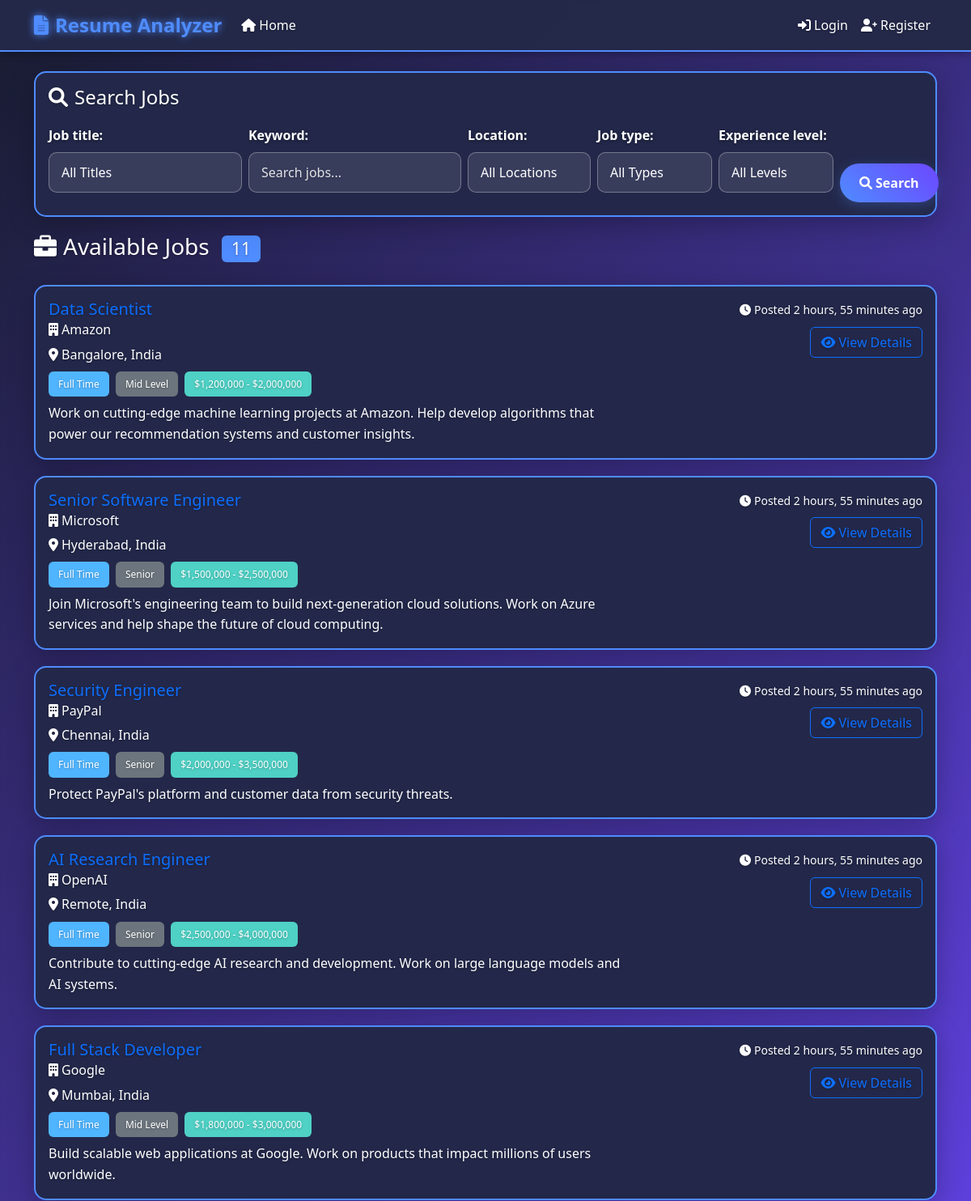
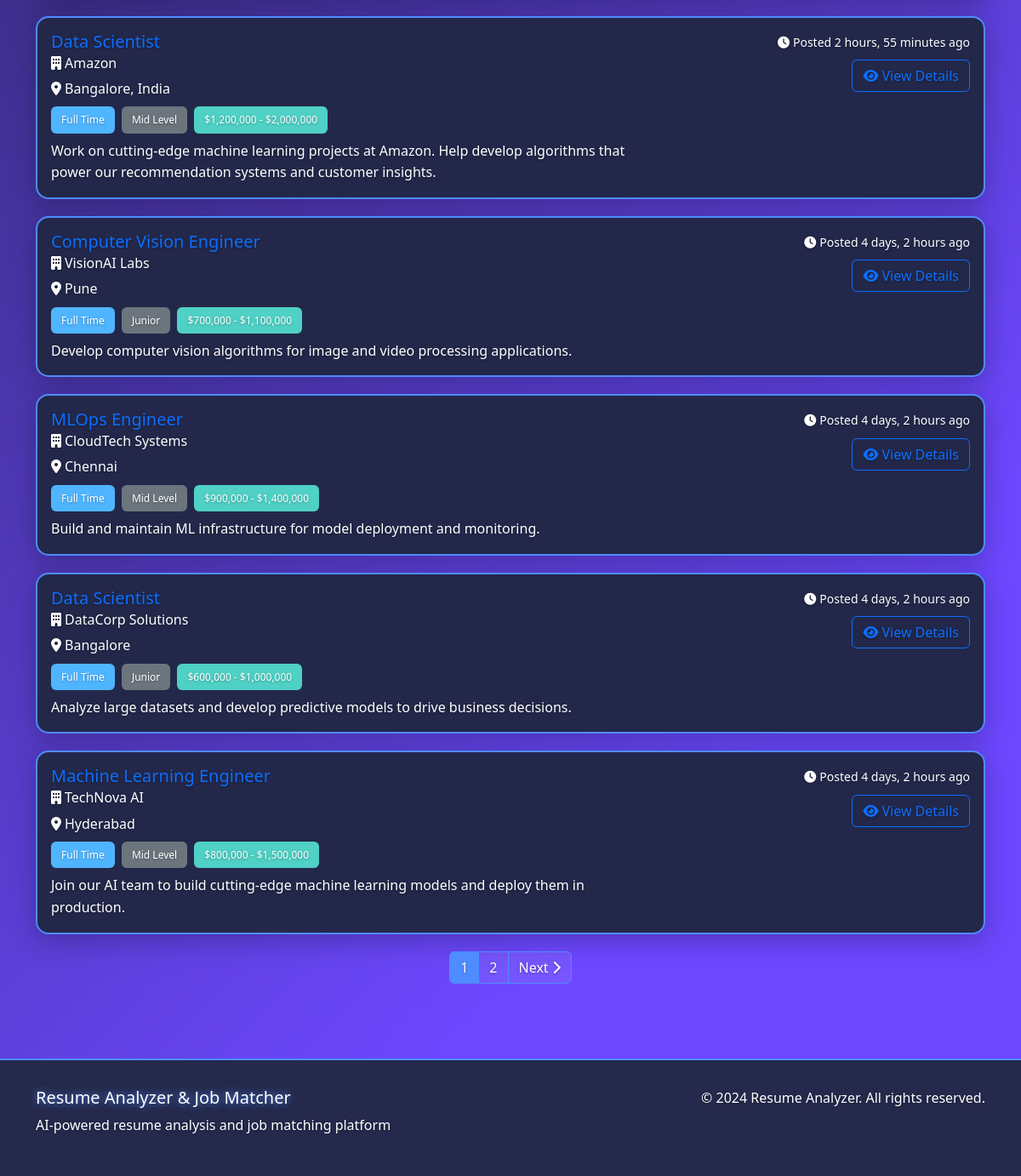
Screenshot of /jobs/ with the database file from the repository (2 pictures, top to bottom).
### jobs/models.py (models this page shows, shortened)
class Job(models.Model):
    JOB_TYPE_CHOICES = [
        ('full-time', 'Full Time'),
        ('part-time', 'Part Time'),
        ('contract', 'Contract'),
        ('internship', 'Internship'),
        ('freelance', 'Freelance'),
    ]
    EXPERIENCE_LEVEL_CHOICES = [
        ('entry', 'Entry Level'),
        ('junior', 'Junior'),
        ('mid', 'Mid Level'),
        ('senior', 'Senior'),
        ('lead', 'Lead'),
        ('executive', 'Executive'),
    ]
    title = models.CharField(max_length=200)
    company = models.CharField(max_length=200)
    location = models.CharField(max_length=200)
    job_type = models.CharField(max_length=20, choices=JOB_TYPE_CHOICES, default='full-time')
    experience_level = models.CharField(max_length=20, choices=EXPERIENCE_LEVEL_CHOICES, default='entry')
    salary_min = models.DecimalField(max_digits=10, decimal_places=2, null=True, blank=True)
    salary_max = models.DecimalField(max_digits=10, decimal_places=2, null=True, blank=True)
    description = models.TextField()
    requirements = models.TextField()
    skills_required = models.TextField(help_text="Comma-separated list of required skills")
    benefits = models.TextField(blank=True)
    contact_email = models.EmailField()
    application_url = models.URLField(blank=True)
    is_active = models.BooleanField(default=True)
    created_at = models.DateTimeField(auto_now_add=True)
    updated_at = models.DateTimeField(auto_now=True)
    @property
    def salary_range(self):
        if self.salary_min and self.salary_max:
            return f"${self.salary_min:,.0f} - ${self.salary_max:,.0f}"
        elif self.salary_min:
            return f"${self.salary_min:,.0f}+"
        elif self.salary_max:
            return f"Up to ${self.salary_max:,.0f}"
        return "Not specified"

### jobs/views.py (the view, shortened to what this page needs)
# urls.py: path('', views.job_list, name='job_list'),
def job_list(request):
    jobs = Job.objects.filter(is_active=True).order_by('-created_at')
    search_form = JobSearchForm(request.GET)
    if search_form.is_valid():
        keyword = search_form.cleaned_data.get('keyword')
        location = search_form.cleaned_data.get('location')
        job_type = search_form.cleaned_data.get('job_type')
        experience_level = search_form.cleaned_data.get('experience_level')
        if location:
            jobs = jobs.filter(location__icontains=location)
        if job_type:
            jobs = jobs.filter(job_type=job_type)
        if experience_level:
            jobs = jobs.filter(experience_level=experience_level)
    paginator = Paginator(jobs, 10)
    page_number = request.GET.get('page')
    page_obj = paginator.get_page(page_number)
    context = {
        'jobs': page_obj,
        'search_form': search_form,
        'total_jobs': jobs.count(),
    }
    return render(request, 'jobs/job_list.html', context)

### jobs/templates/jobs/job_list.html (shortened to what this page needs)
{% extends 'base.html' %}
{% block extra_js %}
<link href="https://cdn.jsdelivr.net/npm/select2@4.1.0-rc.0/dist/css/select2.min.css" rel="stylesheet" />
<link rel="stylesheet" href="https://code.jquery.com/ui/1.13.2/themes/base/jquery-ui.css">
{% endblock %}
{% block content %}
<div class="row mb-4">
    <div class="col-12">
        <div class="card">
            <div class="card-body">
                <h4 class="card-title mb-3">
                    <i class="fas fa-search me-2"></i>Search Jobs
                </h4>
                <form method="get" class="row g-2 align-items-end flex-nowrap" style="flex-wrap:nowrap;">
                    <div class="col-auto" style="min-width:180px;">
                        {{ search_form.job_title.label_tag }}
                        {{ search_form.job_title }}
                    </div>
                    <div class="col-auto" style="min-width:180px;">
                        {{ search_form.keyword.label_tag }}
                        {{ search_form.keyword }}
                    </div>
                    <div class="col-auto" style="min-width:160px;">
                        {{ search_form.location.label_tag }}
                        {{ search_form.location }}
                    </div>
                    <div class="col-auto" style="min-width:150px;">
                        {{ search_form.job_type.label_tag }}
                        {{ search_form.job_type }}
                    </div>
                    <div class="col-auto" style="min-width:150px;">
                        {{ search_form.experience_level.label_tag }}
                        {{ search_form.experience_level }}
                    </div>
                    <div class="col-auto">
                        <button type="submit" class="btn btn-primary px-4 mt-4">
                            <i class="fas fa-search me-1"></i>Search
                        </button>
                    </div>
                </form>
            </div>
        </div>
    </div>
</div>
<div class="row mb-3">
    <div class="col-md-6">
        <h3>
            <i class="fas fa-briefcase me-2"></i>Available Jobs
            {% if total_jobs %}
            <span class="badge bg-primary ms-2">{{ total_jobs }}</span>
            {% endif %}
        </h3>
    </div>
    <div class="col-md-6 text-md-end">
    </div>
</div>
{% if jobs %}
<div class="row">
    {% for job in jobs %}
    <div class="col-12 mb-3">
        <div class="card job-card">
            <div class="card-body">
                <div class="row">
                    <div class="col-md-8">
                        <h5 class="card-title">
                            <a href="{% url 'job_detail' job.id %}" class="text-decoration-none">
                                {{ job.title }}
                            </a>
                        </h5>
                        <h6 class="card-subtitle mb-2 text-white">
                            <i class="fas fa-building me-1"></i>{{ job.company }}
                        </h6>
                        <p class="card-text mb-2 text-white">
                            <i class="fas fa-map-marker-alt me-1"></i>{{ job.location }}
                        </p>
                        <div class="mb-2">
                            <span class="badge bg-info me-1">{{ job.get_job_type_display }}</span>
                            <span class="badge bg-secondary me-1">{{ job.get_experience_level_display }}</span>
                            {% if job.salary_range != "Not specified" %}
                            <span class="badge bg-success">{{ job.salary_range }}</span>
                            {% endif %}
                        </div>
                        <p class="card-text text-white">{{ job.description|truncatewords:30 }}</p>
                    </div>
                    <div class="col-md-4 text-md-end">
                        <div class="mb-2">
                            <small class="text-white">
                                <i class="fas fa-clock me-1"></i>Posted {{ job.created_at|timesince }} ago
                            </small>
                        </div>
                        <a href="{% url 'job_detail' job.id %}" class="btn btn-outline-primary">
                            <i class="fas fa-eye me-1"></i>View Details
                        </a>
                    </div>
                </div>
            </div>
        </div>
    </div>
    {% endfor %}
</div>
{% if jobs.has_other_pages %}
<nav aria-label="Job pagination">
    <ul class="pagination justify-content-center">
        {% for num in jobs.paginator.page_range %}
        {% if jobs.number == num %}
        <li class="page-item active">
            <span class="page-link">{{ num }}</span>
        </li>
        {% elif num > jobs.number|add:'-3' and num < jobs.number|add:'3' %}
        <li class="page-item">
            <a class="page-link" href="?page={{ num }}{% for key, value in request.GET.items %}{% if key != 'page' %}&{{ key }}={{ value }}{% endif %}{% endfor %}">{{ num }}</a>
        </li>
        {% endif %}
        {% endfor %}
        {% if jobs.has_next %}
        <li class="page-item">
            <a class="page-link" href="?page={{ jobs.next_page_number }}{% for key, value in request.GET.items %}{% if key != 'page' %}&{{ key }}={{ value }}{% endif %}{% endfor %}">
                Next <i class="fas fa-chevron-right"></i>
            </a>
        </li>
        {% endif %}
    </ul>
</nav>
{% endif %}
{% endif %}
{% endblock %}

### templates/base.html (style rules this page uses)
:root { --primary-color: #4F8CFF; --secondary-color: #6C47FF; --accent-color: #A084E8; --background-color: #181C2F; --card-bg: #23284A; --text-color: #FFFFFF; --border-color: #4F8CFF; --success-color: #4FD1C5; --warning-color: #FFD166; --danger-color: #FF5C8D; --info-color: #50B5FF; }
body { background: linear-gradient(135deg, var(--background-color), var(--secondary-color) 80%); font-family: 'Segoe UI', Tahoma, Geneva, Verdana, sans-serif; color: var(--text-color); min-height: 100vh; }
.card { background: var(--card-bg); border: 2px solid var(--border-color); border-radius: 15px; box-shadow: 0 8px 32px rgba(0,0,0,0.25); backdrop-filter: blur(10px); transition: transform 0.3s ease, box-shadow 0.3s ease; }
.card-title, .card-text, .form-label, h1, h2, h3, h4, h5, h6 { color: var(--text-color) !important; }
.btn-primary { background: linear-gradient(45deg, var(--primary-color), var(--secondary-color)); border: none; border-radius: 25px; padding: 12px 30px; font-weight: bold; transition: all 0.3s ease; box-shadow: 0 4px 15px rgba(79, 140, 255, 0.25); color: white; }
.form-label, label { color: #fff !important; font-weight: 600; margin-bottom: 8px; text-shadow: 0 1px 4px rgba(0,0,0,0.4); display: block; }
.form-group, .mb-3, .mb-4 { margin-bottom: 1.25rem !important; }
.form-control, input[type="file"] { color: #fff; background: rgba(255,255,255,0.12); border: 2px solid var(--border-color); border-radius: 10px; padding: 12px 15px; font-weight: 500; transition: all 0.3s ease; width: 100%; margin-bottom: 12px; box-sizing: border-box; display: block; }
.form-control::placeholder { color: #fff !important; opacity: 0.85; font-weight: 400; text-shadow: 0 1px 4px rgba(0,0,0,0.3); }
form { max-width: 500px; margin: 0 auto; }
.badge { font-weight: 500; padding: 6px 12px; }
.badge.bg-primary { background-color: var(--primary-color) !important; }
.badge.bg-success { background-color: var(--success-color) !important; }
.badge.bg-info { background-color: var(--info-color) !important; }
.badge.bg-secondary { background-color: #6c757d !important; }
.pagination .page-link { background: rgba(255,255,255,0.08); border: 1px solid var(--border-color); color: var(--text-color); }
.pagination .page-item.active .page-link { background: var(--primary-color); border-color: var(--primary-color); }
p, span, div, li, td, th { color: #ffffff !important; text-shadow: 0 1px 3px rgba(0,0,0,0.3); }
.card-body p, .card-body span, .card-body div { color: #ffffff !important; font-weight: 500; line-height: 1.6; }
.form-control, .form-select, textarea { color: #ffffff !important; background-color: rgba(255,255,255,0.1) !important; border: 1px solid rgba(255,255,255,0.3) !important; }

### rows the page displays
Job: title "Data Scientist", company "Amazon", location "Bangalore, India", job_type "Full Time", experience_level "Mid Level", salary_range "$1,200,000 - $2,000,000", description "Work on cutting-edge machine learning projects at Amazon. Help develop algorithms that power our recommendation systems and customer insights.", created_at "2 hours, 55 minutes"
Job: title "Senior Software Engineer", company "Microsoft", location "Hyderabad, India", job_type "Full Time", experience_level "Senior", salary_range "$1,500,000 - $2,500,000", description "Join Microsoft's engineering team to build next-generation cloud solutions. Work on Azure services and help shape the future of cloud computing.", created_at "2 hours, 55 minutes"
Job: title "Security Engineer", company "PayPal", location "Chennai, India", job_type "Full Time", experience_level "Senior", salary_range "$2,000,000 - $3,500,000", description "Protect PayPal's platform and customer data from security threats.", created_at "2 hours, 55 minutes"
Job: title "AI Research Engineer", company "OpenAI", location "Remote, India", job_type "Full Time", experience_level "Senior", salary_range "$2,500,000 - $4,000,000", description "Contribute to cutting-edge AI research and development. Work on large language models and AI systems.", created_at "2 hours, 55 minutes"
Job: title "Full Stack Developer", company "Google", location "Mumbai, India", job_type "Full Time", experience_level "Mid Level", salary_range "$1,800,000 - $3,000,000", description "Build scalable web applications at Google. Work on products that impact millions of users worldwide.", created_at "2 hours, 55 minutes"
Job: title "Data Scientist", company "Amazon", location "Bangalore, India", job_type "Full Time", experience_level "Mid Level", salary_range "$1,200,000 - $2,000,000", description "Work on cutting-edge machine learning projects at Amazon. Help develop algorithms that power our recommendation systems and customer insights.", created_at "2 hours, 55 minutes"
Job: title "Computer Vision Engineer", company "VisionAI Labs", location "Pune", job_type "Full Time", experience_level "Junior", salary_range "$700,000 - $1,100,000", description "Develop computer vision algorithms for image and video processing applications.", created_at "4 days, 2 hours"
Job: title "MLOps Engineer", company "CloudTech Systems", location "Chennai", job_type "Full Time", experience_level "Mid Level", salary_range "$900,000 - $1,400,000", description "Build and maintain ML infrastructure for model deployment and monitoring.", created_at "4 days, 2 hours"
Job: title "Data Scientist", company "DataCorp Solutions", location "Bangalore", job_type "Full Time", experience_level "Junior", salary_range "$600,000 - $1,000,000", description "Analyze large datasets and develop predictive models to drive business decisions.", created_at "4 days, 2 hours"
Job: title "Machine Learning Engineer", company "TechNova AI", location "Hyderabad", job_type "Full Time", experience_level "Mid Level", salary_range "$800,000 - $1,500,000", description "Join our AI team to build cutting-edge machine learning models and deploy them in production.", created_at "4 days, 2 hours"

### other values shown
{{ search_form.job_title.label_tag }} "Job title:"
{{ search_form.keyword.label_tag }} "Keyword:"
{{ search_form.location.label_tag }} "Location:"
{{ search_form.job_type.label_tag }} "Job type:"
{{ search_form.experience_level.label_tag }} "Experience level:"
{{ total_jobs }} "11"
{{ num }} "1"
{{ num }} "2"
